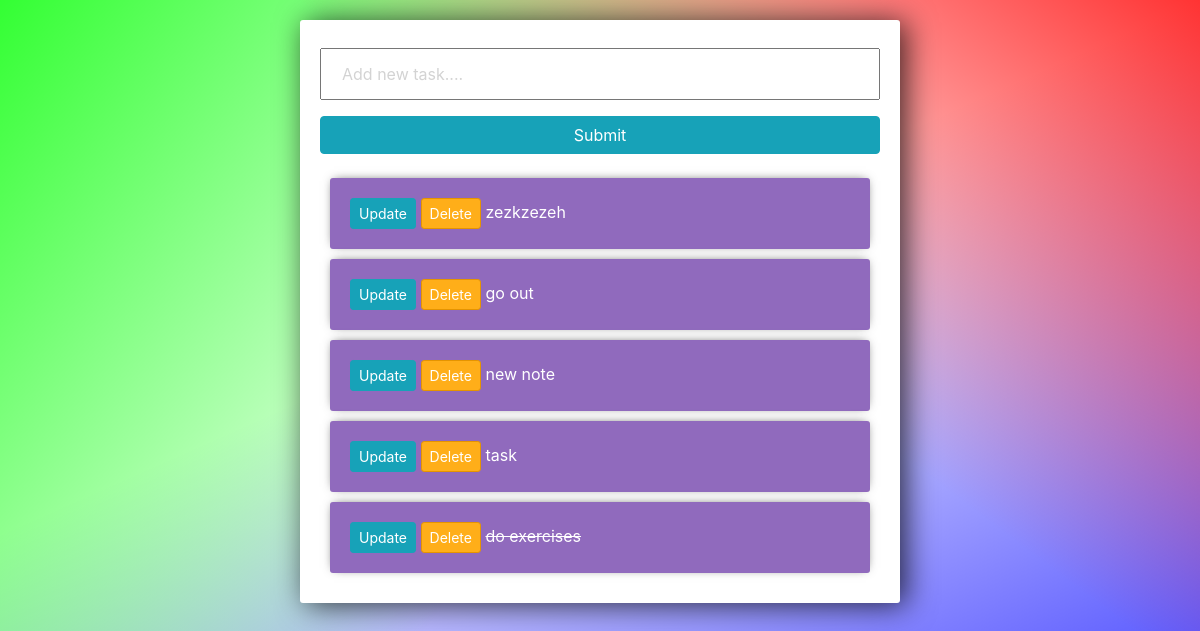
The page / on the database its author committed.
### tasks/models.py (models this page shows)
class Task(models.Model):
    title = models.CharField(max_length=200)
    complete = models.BooleanField(default=False)
    created = models.DateTimeField(auto_now_add=True)
    def __str__(self):
        return self.title

### tasks/views.py (the view)
# urls.py: path('', views.index, name='list'),
def index(request):
    tasks = Task.objects.all()
    form = TaskForm()
    if request.method == 'POST':
        form = TaskForm(request.POST)
        if form.is_valid():
            form.save()
        return redirect('/')
    context = {"tasks":tasks, "form":form}
    return render(request, 'tasks/list.html', context)

### tasks/forms.py
class TaskForm(forms.ModelForm):
    title = forms.CharField(widget=forms.TextInput(attrs={'placeholder': 'Add new task....'}))
    class Meta:
        model = Task
        fields = '__all__'

### tasks/templates/tasks/list.html (shortened to what this page needs)
<link
  rel="stylesheet"
  href="https://stackpath.bootstrapcdn.com/bootstrap/4.3.1/css/bootstrap.min.css"
/>
<div class="center-column">
  <form method="POST" action="/">
    {{form.title}}
    <input class="btn btn-info" type="submit" name="Create Task" />
  </form>
  <div class="todo-list">
    {% for task in tasks %}
    <div class="item-row">
      <a class="btn btn-sm btn-info" href="{% url 'update_task' task.id %}"
        >Update</a
      >
      <a class="btn btn-sm btn-danger" href="{% url 'delete' task.id %}"
        >Delete</a
      >
      {% if task.complete == True %}
      <del>{{task}}</del>
      {% else %}
      <span>{{task}}</span>
      {% endif %}
    </div>
    {% endfor %}
  </div>
</div>

### tasks/templates/tasks/list.html (style rules this page uses)
input { width: 100%; padding: 12px 20px; margin: 8px 0; box-sizing: border-box; }
input::placeholder { color: #d3d3d3; }
.center-column { width: 600px; margin: 20px auto; padding: 20px; background-color: #fff; border-radius: 3px; box-shadow: 6px 2px 30px 0px rgba(0, 0, 0, 0.75); }
.item-row { background-color: #906abd; margin: 10px; padding: 20px; border-radius: 3px; color: #fff; font-size: 16px; box-shadow: 0px -1px 10px -4px rgba(0, 0, 0, 0.75); }
.btn-danger { background-color: #ffae19; border-color: #e59400; }

### rows shown on the page
Task: title "zezkzezeh"
Task: title "go out"
Task: title "new note"
Task: title "task"
Task: title "do exercises"
